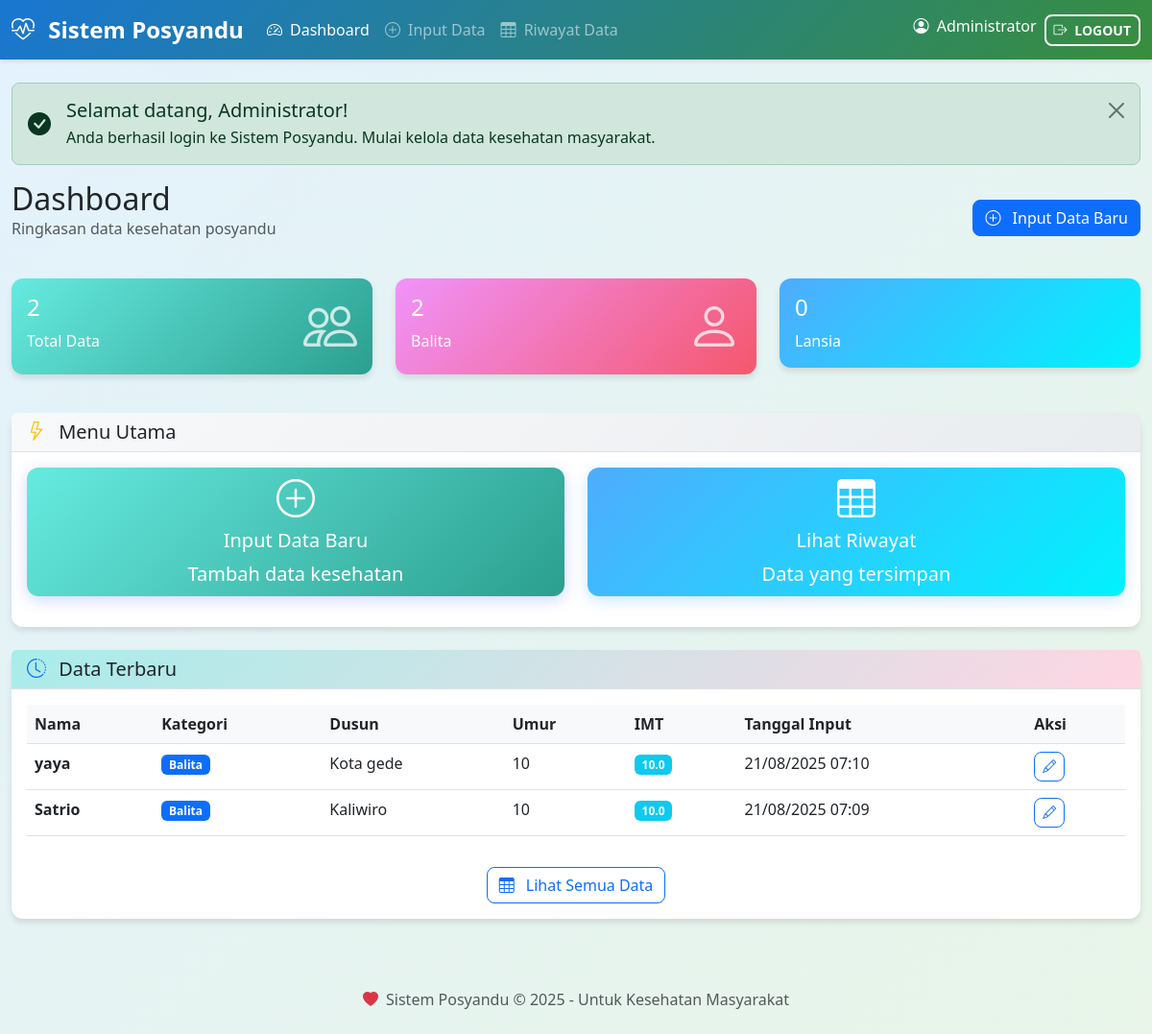
The page /dashboard (signed in) on the database its author committed.
### app.py (models this page shows, shortened)
class PosyanduData(db.Model):
    id = db.Column(db.Integer, primary_key=True)
    dusun = db.Column(db.String(100), nullable=False)
    nama = db.Column(db.String(100), nullable=False)
    kategori = db.Column(db.String(20), nullable=False)  # Only 'Balita' and 'Lansia'
    jenis_kelamin = db.Column(db.String(10), nullable=False)
    tanggal_lahir = db.Column(db.Date, nullable=False)
    umur = db.Column(db.Integer, nullable=False)
    alamat = db.Column(db.Text, nullable=False)
    nomor_ktp = db.Column(db.String(16))
    nomor_bpjs = db.Column(db.String(20))
    berat_badan = db.Column(db.Float, nullable=False)
    tinggi_badan = db.Column(db.Float, nullable=False)
    imt = db.Column(db.Float)
    lingkar_perut = db.Column(db.Float)
    lingkar_kepala = db.Column(db.Float)
    lila = db.Column(db.Float)
    tekanan_darah = db.Column(db.String(20))
    mental_dan_emosional = db.Column(db.Text)
    keterangan = db.Column(db.Text)
    created_at = db.Column(db.DateTime, default=datetime.utcnow)
    updated_at = db.Column(db.DateTime, default=datetime.utcnow, onupdate=datetime.utcnow)
    created_by = db.Column(db.Integer, db.ForeignKey('user.id'), nullable=False)
    def get_imt_color(self):
        if not self.imt:
            return 'secondary'
        if self.imt < 18.5:
            return 'info'
        elif self.imt < 25:
            return 'success'
        elif self.imt < 30:
            return 'warning'
        else:
            return 'danger'

### app.py (the view)
@app.route('/dashboard')
@login_required
def dashboard():
    total_data = PosyanduData.query.count()
    recent_data = PosyanduData.query.order_by(PosyanduData.created_at.desc()).limit(5).all()
    stats = {
        'Balita': PosyanduData.query.filter_by(kategori='Balita').count(),
        'Lansia': PosyanduData.query.filter_by(kategori='Lansia').count(),
    }
    return render_template('dashboard.html',
                         total_data=total_data,
                         recent_data=recent_data,
                         stats=stats)

### app.py (called while the page is built)
def login_required(f):
    @wraps(f)
    def decorated_function(*args, **kwargs):
        if 'user_id' not in session:
            flash('Silakan login terlebih dahulu.', 'warning')
            return redirect(url_for('login'))
        return f(*args, **kwargs)
    return decorated_function

### templates/dashboard.html (shortened to what this page needs)
{% extends "base.html" %}
{% block content %}
<div class="row mt-4">
    <div class="col-12">
        <div class="alert alert-success alert-dismissible fade show" role="alert">
            <div class="d-flex align-items-center">
                <i class="bi bi-check-circle-fill me-3 fs-4"></i>
                <div>
                    <h5 class="alert-heading mb-1">Selamat datang, {{ session.full_name }}!</h5>
                    <p class="mb-0">Anda berhasil login ke Sistem Posyandu. Mulai kelola data kesehatan masyarakat.</p>
                </div>
            </div>
            <button type="button" class="btn-close" data-bs-dismiss="alert"></button>
        </div>
        <div class="d-flex justify-content-between align-items-center mb-4">
            <div>
                <h2 class="mb-0">Dashboard</h2>
                <p class="text-muted">Ringkasan data kesehatan posyandu</p>
            </div>
            <div class="d-flex gap-2">
                <a href="{{ url_for('form') }}" class="btn btn-primary">
                    <i class="bi bi-plus-circle me-2"></i>
                    Input Data Baru
                </a>
            </div>
        </div>
    </div>
</div>
<div class="row mb-4">
    <div class="col-md-4 mb-3">
        <div class="card text-white"
            style="background: linear-gradient(135deg, #66eadf 0%, #2b9f8f 100%); border: none;">
            <div class="card-body">
                <div class="d-flex justify-content-between">
                    <div>
                        <h4 class="card-title">{{ total_data }}</h4>
                        <p class="card-text">Total Data</p>
                    </div>
                    <div class="align-self-center">
                        <i class="bi bi-people display-4 opacity-75"></i>
                    </div>
                </div>
            </div>
        </div>
    </div>
    <div class="col-md-4 mb-3">
        <div class="card text-white"
            style="background: linear-gradient(135deg, #f093fb 0%, #f5576c 100%); border: none;">
            <div class="card-body">
                <div class="d-flex justify-content-between">
                    <div>
                        <h4 class="card-title">{{ stats['Balita'] }}</h4>
                        <p class="card-text">Balita</p>
                    </div>
                    <div class="align-self-center">
                        <i class="bi bi-person display-4 opacity-75"></i>
                    </div>
                </div>
            </div>
        </div>
    </div>
    <div class="col-md-4 mb-3">
        <div class="card text-white"
            style="background: linear-gradient(135deg, #4facfe 0%, #00f2fe 100%); border: none;">
            <div class="card-body">
                <div class="d-flex justify-content-between">
                    <div>
                        <h4 class="card-title">{{ stats['Lansia'] }}</h4>
                        <p class="card-text">Lansia</p>
                    </div>
                </div>
            </div>
        </div>
    </div>
</div>
<div class="row">
    <div class="col-12">
        <div class="card">
            <div class="card-header"
                style="background: linear-gradient(135deg, #f8f9fa 0%, #e9ecef 100%); border-bottom: 1px solid #dee2e6;">
                <h5 class="card-title mb-0">
                    <i class="bi bi-lightning me-2 text-warning"></i>
                    Menu Utama
                </h5>
            </div>
            <div class="card-body">
                <div class="row text-center">
                    <div class="col-md-6 mb-3">
                        <a href="{{ url_for('form') }}" class="btn btn-lg w-100 text-white"
                            style="background: linear-gradient(135deg, #66eadf 0%, #2b9f8f 100%); border: none; border-radius: 12px; box-shadow: 0 4px 15px rgba(102, 126, 234, 0.3);">
                            <i class="bi bi-plus-circle display-6 d-block mb-2"></i>
                            <h5>Input Data Baru</h5>
                            <p class="mb-0">Tambah data kesehatan</p>
                        </a>
                    </div>
                    <div class="col-md-6 mb-3">
                        <a href="{{ url_for('riwayat') }}" class="btn btn-lg w-100 text-white"
                            style="background: linear-gradient(135deg, #4facfe 0%, #00f2fe 100%); border: none; border-radius: 12px; box-shadow: 0 4px 15px rgba(79, 172, 254, 0.3);">
                            <i class="bi bi-table display-6 d-block mb-2"></i>
                            <h5>Lihat Riwayat</h5>
                            <p class="mb-0">Data yang tersimpan</p>
                        </a>
                    </div>
                </div>
            </div>
        </div>
    </div>
</div>
<div class="row mt-4">
    <div class="col-12">
        <div class="card">
            <div class="card-header"
                style="background: linear-gradient(135deg, #a8edea 0%, #fed6e3 100%); border-bottom: 1px solid #dee2e6;">
                <h5 class="card-title mb-0 text-dark">
                    <i class="bi bi-clock-history me-2 text-primary"></i>
                    Data Terbaru
                </h5>
            </div>
            <div class="card-body">
                {% if recent_data %}
                <div class="table-responsive">
                    <table class="table table-hover">
                        <thead>
                            <tr>
                                <th>Nama</th>
                                <th>Kategori</th>
                                <th>Dusun</th>
                                <th>Umur</th>
                                <th>IMT</th>
                                <th>Tanggal Input</th>
                                <th>Aksi</th>
                            </tr>
                        </thead>
                        <tbody>
                            {% for data in recent_data %}
                            <tr>
                                <td class="fw-bold">{{ data.nama }}</td>
                                <td>
                                    <span class="badge bg-{{ 'primary' if data.kategori == 'Balita' else 'success' }}">
                                        {{ data.kategori }}
                                    </span>
                                </td>
                                <td>{{ data.dusun }}</td>
                                <td>{{ data.umur }}</td>
                                <td>
                                    {% if data.imt %}
                                    <span class="badge bg-{{ data.get_imt_color() }}">
                                        {{ data.imt }}
                                    </span>
                                    {% else %}
                                    -
                                    {% endif %}
                                </td>
                                <td>{{ data.created_at.strftime('%d/%m/%Y %H:%M') }}</td>
                                <td>
                                    <a href="{{ url_for('edit', id=data.id) }}" class="btn btn-sm btn-outline-primary">
                                        <i class="bi bi-pencil"></i>
                                    </a>
                                </td>
                            </tr>
                            {% endfor %}
                        </tbody>
                    </table>
                </div>
                <div class="text-center mt-3">
                    <a href="{{ url_for('riwayat') }}" class="btn btn-outline-primary">
                        <i class="bi bi-table me-2"></i>
                        Lihat Semua Data
                    </a>
                </div>
                {% endif %}
            </div>
        </div>
    </div>
</div>
{% endblock %}

### templates/base.html (shortened to what this page needs)
<!DOCTYPE html>
<html lang="id">
<head>
    <link href="https://cdn.jsdelivr.net/npm/bootstrap@5.3.0/dist/css/bootstrap.min.css" rel="stylesheet">
    <link href="https://cdn.jsdelivr.net/npm/bootstrap-icons@1.10.0/font/bootstrap-icons.css" rel="stylesheet">
</head>
<body>
    {% if session.user_id %}
    <nav class="navbar navbar-expand-lg navbar-dark sticky-top">
        <div class="container-fluid">
            <a class="navbar-brand fw-bold" href="{{ url_for('dashboard') }}">
                <i class="bi bi-heart-pulse me-2"></i>
                Sistem Posyandu
            </a>
            <div class="collapse navbar-collapse" id="navbarNav">
                <ul class="navbar-nav me-auto">
                    <li class="nav-item">
                        <a class="nav-link {{ 'active' if request.endpoint == 'dashboard' }}"
                            href="{{ url_for('dashboard') }}">
                            <i class="bi bi-speedometer2 me-1"></i>
                            Dashboard
                        </a>
                    </li>
                    <li class="nav-item">
                        <a class="nav-link {{ 'active' if request.endpoint == 'form' }}" href="{{ url_for('form') }}">
                            <i class="bi bi-plus-circle me-1"></i>
                            Input Data
                        </a>
                    </li>
                    <li class="nav-item">
                        <a class="nav-link {{ 'active' if request.endpoint == 'riwayat' }}"
                            href="{{ url_for('riwayat') }}">
                            <i class="bi bi-table me-1"></i>
                            Riwayat Data
                        </a>
                    </li>
                </ul>
                <ul class="navbar-nav">
                    <li class="nav-item me-2">
                        <span class="navbar-text text-white">
                            <i class="bi bi-person-circle me-1"></i>
                            {{ session.full_name }}
                        </span>
                    </li>
                    <li class="nav-item">
                        <a class="btn btn-outline-light btn-sm" href="{{ url_for('logout') }}"
                            onclick="return confirm('Apakah Anda yakin ingin logout?')">
                            <i class="bi bi-box-arrow-right me-1"></i>
                            LOGOUT
                        </a>
                    </li>
                </ul>
            </div>
        </div>
    </nav>
    {% endif %}
    <div class="container-fluid">
        {% block content %}{% endblock %}
    </div>
    {% if session.user_id %}
    <footer class="mt-5 py-4 text-center text-muted">
        <div class="container">
            <p class="mb-0">
                <i class="bi bi-heart-fill text-danger me-1"></i>
                Sistem Posyandu &copy; 2025 - Untuk Kesehatan Masyarakat
            </p>
        </div>
    </footer>
    {% endif %}
</body>
</html>

### templates/base.html (style rules this page uses)
body { background: linear-gradient(135deg, #e3f2fd 0%, #e8f5e8 100%); min-height: 100vh; }
.card { box-shadow: 0 4px 6px rgba(0, 0, 0, 0.1); border: none; border-radius: 12px; }
.btn { border-radius: 8px; }
.navbar { background: linear-gradient(135deg, #1976d2 0%, #388e3c 100%) !important; box-shadow: 0 2px 4px rgba(0, 0, 0, 0.1); z-index: 1000; }
.navbar-brand { font-size: 1.5rem; }
.btn-outline-light { border-width: 2px; font-weight: 600; }
.table th { background-color: #f8f9fa; border-top: none; }
.badge { font-size: 0.75em; }
.alert { border-radius: 8px; }

### rows shown on the page
PosyanduData: nama "yaya", kategori "Balita", dusun "Kota gede", umur "10", imt "10.0", created_at "21/08/2025 07:10"
PosyanduData: nama "Satrio", kategori "Balita", dusun "Kaliwiro", umur "10", imt "10.0", created_at "21/08/2025 07:09"

### other values the page prints
{{ session.full_name }} "Administrator"
{{ total_data }} "2"
{{ stats['Balita'] }} "2"
{{ stats['Lansia'] }} "0"
